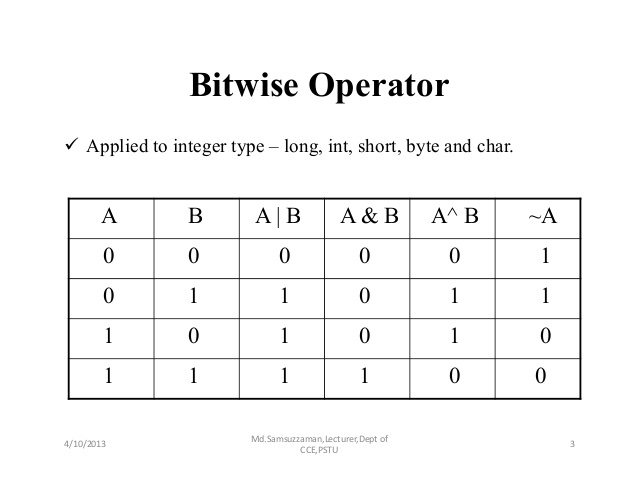
#> input picture Lesson4/bitwise-operators.jpg, 638 x 493 px
$ jupyter execute Color_Detection.ipynb   (shell and % lines are left out)
#> lines starting #> are read from the running program, lines starting #| are printed output that depends on the picture
# Introduction to Computer Vision

In this session, we will discuss:

- What are bitwise operations
- More on writing functions and error handling
- Image representation in HSV (Hue, Saturation and Value)
- Color Detection in images

[cell 1]
# import packages needed
from IPython.display import HTML
import matplotlib.image as mpimg
import numpy as np
import cv2

import matplotlib.pyplot as plt

## Bitwise Operations

A bitwise operation operates on one or more bit patterns or binary numerals at the level of their individual bits.
It often operates on True or False, or in numeric terms, on 1s (ones) and 0s (zeros).

[cell 2]
bitwise_img = mpimg.imread('bitwise-operators.jpg')
#> bitwise_img is the input picture: shape (493, 638, 3); min 0, max 255, mean 246.4

plt.figure(figsize=(10,10))
#> (this line was passed over: IPython is not available in this run)
plt.imshow(bitwise_img)
#> (this line was passed over: IPython is not available in this run)
plt.axis('off')
#> (this line was passed over: IPython is not available in this run)
plt.show()

## Error Handling

So far, we have been writing functions that are confined to certain use cases.   However, you do not know how other applications or users will use your code. It is always a good practice to put in some error handling so your code does not fail unexpectedly.

Let's write a simple function that divides two numbers.

[cell 3]
def a_divide_b(a, b):
    return a/b

[cell 4]
a_divide_b(100, 5)

[cell 5]
a_divide_b(5, 99)

[cell 6]
#a_divide_b('hello', 'world')

[cell 7]
#a_divide_b(30, 0)

We have several issues:
1. Input values may not be numbers
2. We might accidentally allow a division by zero

[cell 8]
# Let's use the isinstance( ) function to test various data types

my_int = 99
print(my_int, "is an integer is", isinstance(my_int, int))
print(my_int, "is a float is   ", isinstance(my_int, float), "\n")

my_float = 1.23
print(my_float, "is an integer is", isinstance(my_float, int))
print(my_float, "is a float is   ", isinstance(my_float, float), "\n")

my_string = "hello world"
print(my_string, "is an integer is", isinstance(my_string, int))
print(my_string, "is a float is   ", isinstance(my_string, float), "\n")

my_list = [1, 2, 3, 4]
print(my_list, "is an integer is", isinstance(my_list, int))
print(my_list, "is a float is   ", isinstance(my_list, float), "\n")

my_2d_array = np.arange(10).reshape(2,5)
print(my_2d_array, "is an integer is", isinstance(my_2d_array, int))
print(my_2d_array, "is a float is   ", isinstance(my_2d_array, float), "\n")

[cell 9]
# In Python, you can delete variables you no longer need to free up memory
del(my_int, my_float, my_string, my_list, my_2d_array)

[cell 10]
def a_divide_b_v2(a, b):

    if (isinstance(a, int) or isinstance(a, float)) and ((isinstance(b, int) or isinstance(b, float))):
        return a/b
    else:
        return "Sorry, I cannot divide non-numerical data types"

[cell 11]
a_divide_b_v2(3.14159, 10)

[cell 12]
a_divide_b_v2("hello world", 10)

[cell 13]
my_list = [1, 3, 5]
a_divide_b_v2(my_list, 10)

[cell 14]
a_divide_b_v2(2020, 0.0000000000001)

[cell 15]
#a_divide_b_v2(2020, 0)

[cell 16]
def a_divide_b_v3(a, b):

    if (isinstance(a, int) or isinstance(a, float)) and ((isinstance(b, int) or isinstance(b, float)) and (b != 0)):
        return a/b
    elif (b == 0):
        return "Sorry, I cannot divide by zero"
    else:
        return "Sorry, I cannot divide non-numeric data types"

[cell 17]
a_divide_b_v3(2020,  0.0000000000001)

[cell 18]
a_divide_b_v3(2020,  0)

### Try/Except Clause

Sometimes it is hard to imagine all the errors a user might make even if you have taken into consideration corner cases. It is good idea to wrap your code in a Try/Except clause whenever possible so errors can be trapped, processed accordingly and not failed at run-time.

- For a general introduction, read: https://www.w3schools.com/python/python_try_except.asp
- For more specific python error codes, read: https://www.tutorialspoint.com/How-to-catch-IOError-Exception-in-Python

[cell 19]
def a_divide_b_v4(a, b):
    try:
        if (isinstance(a, int) or isinstance(a, float)) and ((isinstance(b, int) or isinstance(b, float))):
            return a/b
        else:
            return "Sorry, I cannot divide non-numerical data types"

    except:
      print("All remaining errors go here")

[cell 20]
a_divide_b_v4(10, 0)

## Color Representation

The RGB (Red, Green, Blue) representation is just one way of representing colors in an image.  Suppose you want to find the yellow ball in an image.  What is the optimal color combination of RGB should we use?  We can fiddle around with numerous combinations of RGB but this is cumbersome.  In computer vision, there are different ways to represent colors.  Let's look at the HSV (Hue, Saturation and Value) method of representing an image.

[cell 21]
rgb_img = mpimg.imread('RGB_cube.jpg')
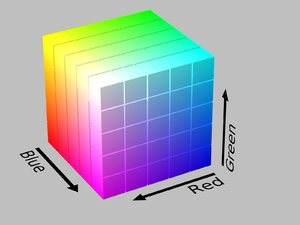
#> input picture Lesson4/RGB_cube.jpg, 300 x 225 px
#> rgb_img is the input picture: shape (225, 300, 3); mean R, G, B 173, 175.1, 182
hsv_img = mpimg.imread('HSV_cylinder.jpg')
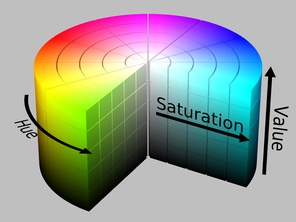
#> input picture Lesson4/HSV_cylinder.jpg, 296 x 222 px
#> hsv_img is the input picture: shape (222, 296, 3); mean R, G, B 152, 159.2, 149.5

[cell 22]
plt.figure(figsize=(18,10))
#> (this line was passed over: IPython is not available in this run)
plt.subplot(1, 2, 1)
#> (this line was passed over: IPython is not available in this run)
plt.title("RGB")
#> (this line was passed over: IPython is not available in this run)
plt.imshow(rgb_img)
#> (this line was passed over: IPython is not available in this run)
